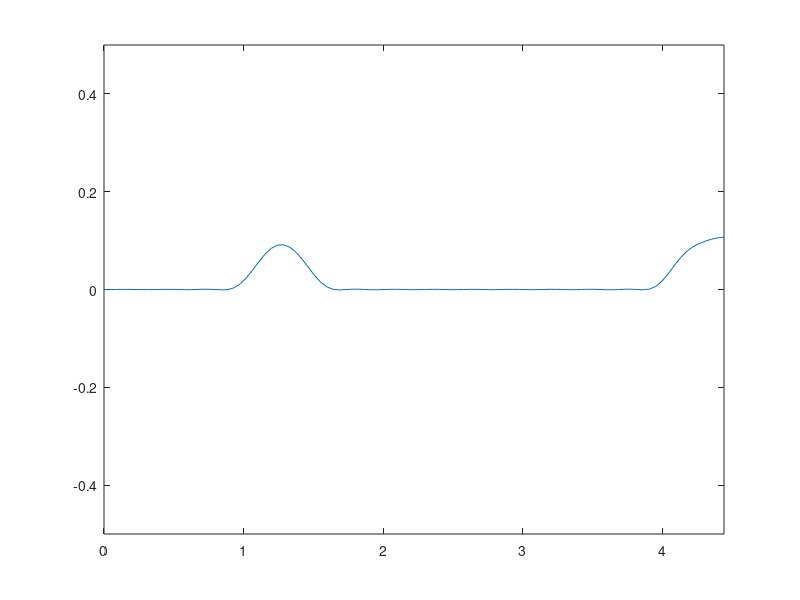

MATLAB code to generate this figure:
function stringfourier2
clc;
clf;
a = 0.5;
L = pi * sqrt(2);
tmax = 30;
t = 0:tmax/100:tmax;
x = 0:L/100:L;

    function y = phi(x)
        for i=1:length(x)
            if 1 < x(i) && x(i) < 2
                y(i) = 10 * exp(4/((2*x(i)-3)^2 -1));
            else
                y(i) = 0;
            end
        end

    end

    function y = psi(x)
        y = 0*x;    
    end

    function y = fourier(x, t)
        y = (trapz(x, phi(x))/L) + t * trapz(x, psi(x))/L;
        for k=1:30;
            Xk=cos(k*pi*x/L);
            Ak=(2/L)*trapz(x, phi(x).*Xk);
            Bk=(2/(a*k*pi))*trapz(x, psi(x).*Xk);
            Tk=Ak*cos(a*k*pi*t/L) + Bk*sin(a*k*pi*t/L);
            y = y + Tk*Xk;
        end
    end

for n=1:length(t)
   plot(x, fourier(x, t(n)));
   axis([0, L, -0.5, 0.5]);
   M(n)=getframe;
end
movie(M,2)

end
